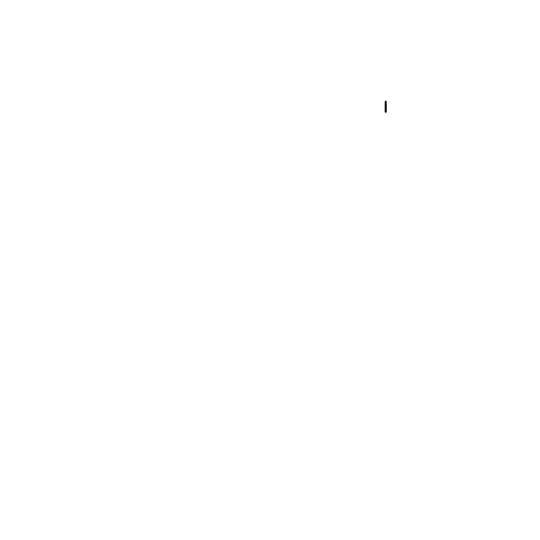
Frame 1 (no input)
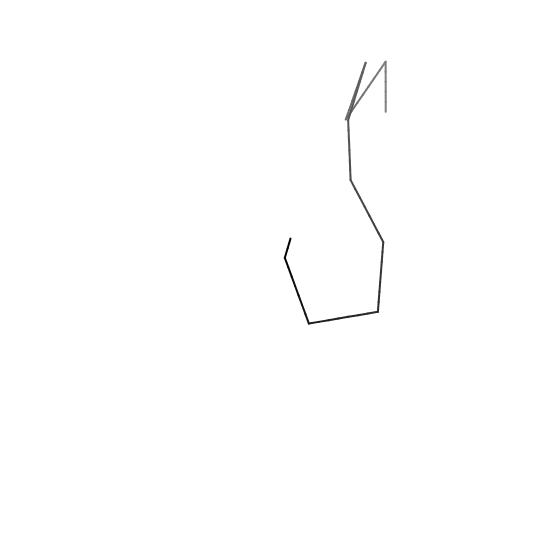
Frame 60 (no input)
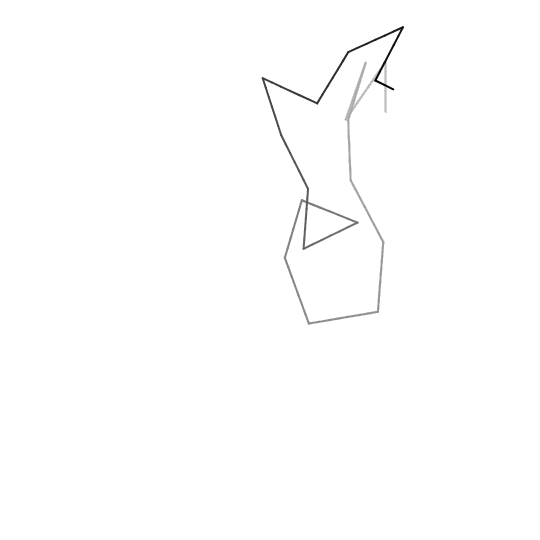
Frame 120 (the mouse pressed at the canvas centre since frame 60)

The p5.js sketch that drew these frames (run headless with seeded random() and noise() and a simulated clock; from frame 60 on, the mouse is pressed at the canvas centre):

// p5.js sketch
// ── sketch.js
// Parameters
const p = {
    agentSize: 2,
    stepSize: 10,
    timeIntervalBetweenUpdates: 100
};
// ----------

let agentPosition;
let agentPreviousPosition; // Variable used to store the agent's previous position
let agentAngle;
let timeOfLastUpdate;

function setup() {
    createCanvas(540, 540);
    initPosition();
    agentAngle = random(0, TWO_PI);
    background(255);
    timeOfLastUpdate = millis();
}

function draw() {
    let currentTime = millis();
    // Position update
    if (currentTime - timeOfLastUpdate > p.timeIntervalBetweenUpdates) {
        timeOfLastUpdate = currentTime;
        agentAngle = random(0, TWO_PI);
    }
    updatePosition();
    // Boundary conditions
    if (agentPosition.x < 0 || agentPosition.x > width || agentPosition.y < 0 || agentPosition.y > height) {
        initPosition();
    }
    // Drawing
    background(255, 255, 255, 3);
    stroke(0); // Be careful to adapt the drawing method's as needed. We use here 'line' instead of 'ellipse'
    strokeWeight(p.agentSize);
    noFill();
    line(agentPreviousPosition.x, agentPreviousPosition.y, agentPosition.x, agentPosition.y); // Tracing a line between the previous and current positions helps avoiding discontinuous trajectories
}

function initPosition() {
    agentPosition = createVector(random(width), random(height));
    agentPreviousPosition = agentPosition.copy(); // Initialization of the variable used for position storage. Important: the 'copy' method needs to be used to actually copy the vector. A simple assignement ('agentPreviousPosition = agentPosition') would simply create a reference.

}

function updatePosition() {
    agentPreviousPosition = agentPosition.copy(); // Saving of the agent's previous position
    agentPosition.x += cos(agentAngle) * p.stepSize;
    agentPosition.y += sin(agentAngle) * p.stepSize;
}
